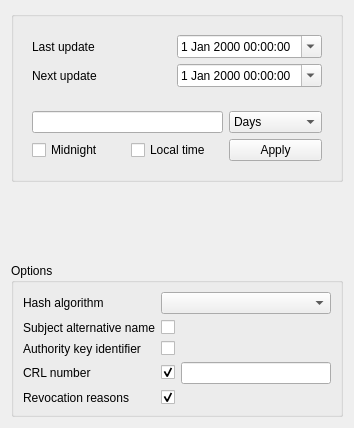
<?xml version="1.0" encoding="UTF-8"?>
<ui version="4.0">
 <class>NewCrl</class>
 <widget class="QWidget" name="NewCrl">
  <property name="geometry">
   <rect>
    <x>0</x>
    <y>0</y>
    <width>354</width>
    <height>428</height>
   </rect>
  </property>
  <property name="windowTitle">
   <string/>
  </property>
  <layout class="QVBoxLayout" name="verticalLayout_2">
   <item>
    <widget class="QGroupBox" name="dateBox">
     <property name="title">
      <string/>
     </property>
     <layout class="QVBoxLayout" name="verticalLayout">
      <property name="sizeConstraint">
       <enum>QLayout::SetMinAndMaxSize</enum>
      </property>
      <item>
       <widget class="QWidget" name="widget" native="true">
        <layout class="QGridLayout" name="gridLayout_2">
         <item row="0" column="0">
          <widget class="QLabel" name="label">
           <property name="text">
            <string>Last update</string>
           </property>
          </widget>
         </item>
         <item row="0" column="1">
          <widget class="Validity" name="lastUpdate">
           <property name="calendarPopup">
            <bool>true</bool>
           </property>
          </widget>
         </item>
         <item row="1" column="0">
          <widget class="QLabel" name="label_2">
           <property name="text">
            <string>Next update</string>
           </property>
          </widget>
         </item>
         <item row="1" column="1">
          <widget class="Validity" name="nextUpdate">
           <property name="calendarPopup">
            <bool>true</bool>
           </property>
          </widget>
         </item>
        </layout>
       </widget>
      </item>
      <item>
       <widget class="QWidget" name="widget_2" native="true">
        <layout class="QGridLayout" name="gridLayout">
         <item row="0" column="0" colspan="2">
          <widget class="QLineEdit" name="validNumber"/>
         </item>
         <item row="0" column="2">
          <widget class="QComboBox" name="validRange">
           <item>
            <property name="text">
             <string>Days</string>
            </property>
           </item>
           <item>
            <property name="text">
             <string>Months</string>
            </property>
           </item>
           <item>
            <property name="text">
             <string>Years</string>
            </property>
           </item>
          </widget>
         </item>
         <item row="1" column="0">
          <widget class="QCheckBox" name="midnightCB">
           <property name="text">
            <string>Midnight</string>
           </property>
          </widget>
         </item>
         <item row="1" column="1">
          <widget class="QCheckBox" name="checkBox">
           <property name="text">
            <string>Local time</string>
           </property>
          </widget>
         </item>
         <item row="1" column="2">
          <widget class="QPushButton" name="applyTime">
           <property name="text">
            <string>Apply</string>
           </property>
          </widget>
         </item>
        </layout>
       </widget>
      </item>
     </layout>
    </widget>
   </item>
   <item>
    <spacer name="verticalSpacer">
     <property name="orientation">
      <enum>Qt::Vertical</enum>
     </property>
     <property name="sizeHint" stdset="0">
      <size>
       <width>20</width>
       <height>1</height>
      </size>
     </property>
    </spacer>
   </item>
   <item>
    <widget class="QGroupBox" name="groupBox_2">
     <property name="title">
      <string>Options</string>
     </property>
     <layout class="QGridLayout" name="gridLayout_3">
      <item row="0" column="0">
       <widget class="QLabel" name="label_3">
        <property name="text">
         <string>Hash algorithm</string>
        </property>
       </widget>
      </item>
      <item row="0" column="1">
       <widget class="hashBox" name="hashAlgo"/>
      </item>
      <item row="1" column="0">
       <widget class="QLabel" name="label_6">
        <property name="text">
         <string>Subject alternative name</string>
        </property>
       </widget>
      </item>
      <item row="1" column="1">
       <widget class="QCheckBox" name="subAltName">
        <property name="accessibleName">
         <string>Subject alternative name</string>
        </property>
        <property name="text">
         <string/>
        </property>
       </widget>
      </item>
      <item row="2" column="0">
       <widget class="QLabel" name="label_5">
        <property name="text">
         <string>Authority key identifier</string>
        </property>
       </widget>
      </item>
      <item row="2" column="1">
       <widget class="QCheckBox" name="authKeyId">
        <property name="accessibleName">
         <string>Authority key identifier</string>
        </property>
        <property name="text">
         <string/>
        </property>
       </widget>
      </item>
      <item row="3" column="0">
       <widget class="QLabel" name="label_4">
        <property name="text">
         <string>CRL number</string>
        </property>
       </widget>
      </item>
      <item row="3" column="1">
       <layout class="QHBoxLayout" name="horizontalLayout">
        <property name="sizeConstraint">
         <enum>QLayout::SetDefaultConstraint</enum>
        </property>
        <item>
         <widget class="QCheckBox" name="setCrlNumber">
          <property name="accessibleName">
           <string>CRL number</string>
          </property>
          <property name="text">
           <string/>
          </property>
          <property name="checked">
           <bool>true</bool>
          </property>
         </widget>
        </item>
        <item>
         <widget class="QLineEdit" name="crlNumber"/>
        </item>
       </layout>
      </item>
      <item row="4" column="0">
       <widget class="QLabel" name="label_7">
        <property name="text">
         <string>Revocation reasons</string>
        </property>
       </widget>
      </item>
      <item row="4" column="1">
       <widget class="QCheckBox" name="revocationReasons">
        <property name="accessibleName">
         <string>Revocation reasons</string>
        </property>
        <property name="text">
         <string/>
        </property>
        <property name="checked">
         <bool>true</bool>
        </property>
       </widget>
      </item>
     </layout>
    </widget>
   </item>
  </layout>
 </widget>
 <customwidgets>
  <customwidget>
   <class>hashBox</class>
   <extends>QComboBox</extends>
   <header>widgets/hashBox.h</header>
  </customwidget>
  <customwidget>
   <class>Validity</class>
   <extends>QDateTimeEdit</extends>
   <header>widgets/validity.h</header>
   <container>1</container>
   <slots>
    <slot>hideTimeCheck(int)</slot>
    <slot>localTime(int)</slot>
   </slots>
  </customwidget>
 </customwidgets>
 <resources/>
 <connections>
  <connection>
   <sender>setCrlNumber</sender>
   <signal>clicked(bool)</signal>
   <receiver>crlNumber</receiver>
   <slot>setEnabled(bool)</slot>
   <hints>
    <hint type="sourcelabel">
     <x>204</x>
     <y>369</y>
    </hint>
    <hint type="destinationlabel">
     <x>325</x>
     <y>370</y>
    </hint>
   </hints>
  </connection>
  <connection>
   <sender>midnightCB</sender>
   <signal>stateChanged(int)</signal>
   <receiver>nextUpdate</receiver>
   <slot>hideTimeCheck(int)</slot>
   <hints>
    <hint type="sourcelabel">
     <x>81</x>
     <y>182</y>
    </hint>
    <hint type="destinationlabel">
     <x>195</x>
     <y>93</y>
    </hint>
   </hints>
  </connection>
  <connection>
   <sender>midnightCB</sender>
   <signal>stateChanged(int)</signal>
   <receiver>lastUpdate</receiver>
   <slot>hideTimeCheck(int)</slot>
   <hints>
    <hint type="sourcelabel">
     <x>53</x>
     <y>178</y>
    </hint>
    <hint type="destinationlabel">
     <x>161</x>
     <y>51</y>
    </hint>
   </hints>
  </connection>
  <connection>
   <sender>midnightCB</sender>
   <signal>clicked(bool)</signal>
   <receiver>checkBox</receiver>
   <slot>setDisabled(bool)</slot>
   <hints>
    <hint type="sourcelabel">
     <x>106</x>
     <y>176</y>
    </hint>
    <hint type="destinationlabel">
     <x>146</x>
     <y>183</y>
    </hint>
   </hints>
  </connection>
  <connection>
   <sender>checkBox</sender>
   <signal>stateChanged(int)</signal>
   <receiver>nextUpdate</receiver>
   <slot>localTime(int)</slot>
   <hints>
    <hint type="sourcelabel">
     <x>164</x>
     <y>182</y>
    </hint>
    <hint type="destinationlabel">
     <x>170</x>
     <y>88</y>
    </hint>
   </hints>
  </connection>
  <connection>
   <sender>checkBox</sender>
   <signal>stateChanged(int)</signal>
   <receiver>lastUpdate</receiver>
   <slot>localTime(int)</slot>
   <hints>
    <hint type="sourcelabel">
     <x>197</x>
     <y>175</y>
    </hint>
    <hint type="destinationlabel">
     <x>189</x>
     <y>60</y>
    </hint>
   </hints>
  </connection>
 </connections>
</ui>
